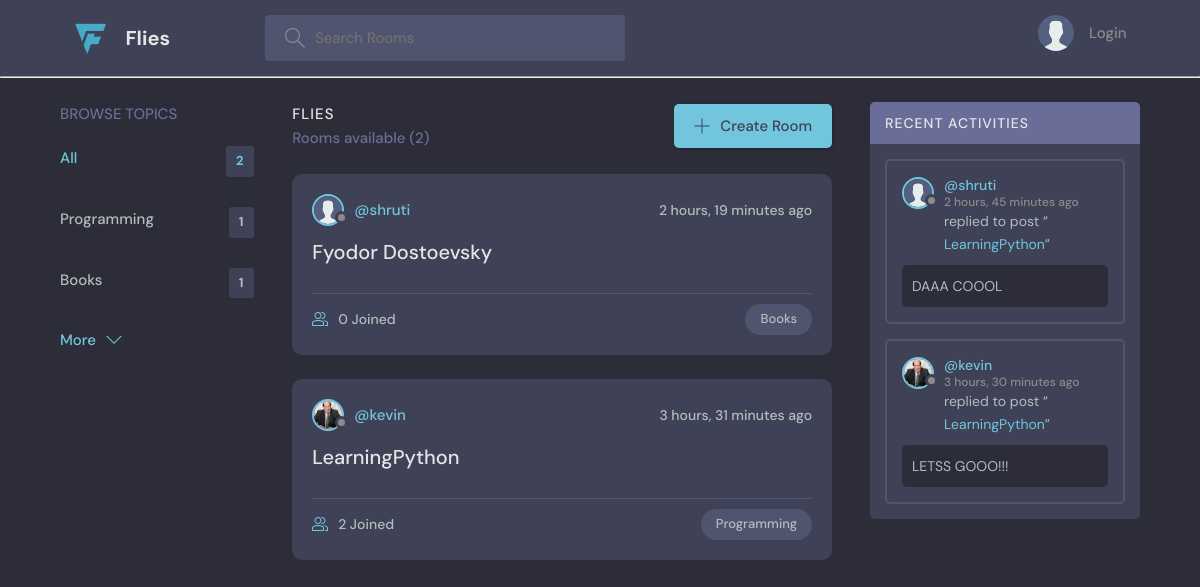
The page / on the database its author committed.
### core/models.py (models this page shows, shortened)
class Topic(models.Model):
    name = models.CharField(max_length = 200)

class Room(models.Model):
    host = models.ForeignKey(User, on_delete=models.SET_NULL, null=True)
    topic = models.ForeignKey(Topic, on_delete=models.SET_NULL, null=True)
    name = models.CharField(max_length=200)
    description = models.TextField(null=True, blank=True)
    members = models.ManyToManyField(User,related_name="members",blank=True)
    updated = models.DateTimeField(auto_now=True)
    created = models.DateTimeField(auto_now_add=True)
    class Meta:
        ordering = ['-updated','-created']
    def __str__(self):
        return self.name

class User(AbstractUser):
    name = models.CharField(max_length=50,null=True)
    email = models.EmailField(unique=True)
    bio = models.TextField(null=True)
    avatar = models.ImageField(null=True,default="avatar.svg")
    USERNAME_FIELD = 'email'
    REQUIRED_FIELDS= []

class Message(models.Model):
    user = models.ForeignKey(User, on_delete=models.CASCADE)
    room = models.ForeignKey(Room, on_delete=models.CASCADE)
    body = models.TextField()
    updated = models.DateTimeField(auto_now=True)
    created = models.DateTimeField(auto_now_add=True)
    class Meta:
        ordering = ['-updated','-created']
    def __str__(self):
        return self.body[0:50]

### core/views.py (the view)
# urls.py: path('', views.home, name='home'),
def home(request):
    q = request.GET.get('q') if request.GET.get('q') != None else ''
    rooms = Room.objects.filter(
        Q(topic__name__icontains=q) |
        Q(name__icontains = q) |
        Q(description__icontains=q)
        )
    topics = Topic.objects.all()[0:4]
    roomCount = rooms.count()
    grpmessages = Message.objects.filter(Q(room__topic__name__icontains=q))[0:4]
    context={'rooms':rooms,'topics':topics,'roomCount':roomCount,'grpmessages':grpmessages}
    return render(request,'core/home.html',context)

### core/templates/core/home.html (shortened to what this page needs)
{% extends 'base.html' %}
{% block content %}
<main class="layout layout--3">
  <div class="container">
    {% include 'core/topicsElement.html' %}
    <div class="roomList">
      <div class="roomList__header">
        <div>
          <h2>Flies</h2>
          <p>Rooms available ({{roomCount}})</p>
        </div>
        <a class="btn btn--main" href="{% url 'create-room' %}">
          <svg
            version="1.1"
            xmlns="http://www.w3.org/2000/svg"
            width="32"
            height="32"
            viewBox="0 0 32 32"
          >
            <title>add</title>
            <path
              d="M16.943 0.943h-1.885v14.115h-14.115v1.885h14.115v14.115h1.885v-14.115h14.115v-1.885h-14.115v-14.115z"
            ></path>
          </svg>
          Create Room
        </a>
      </div>
      {% include 'core/feedElement.html' %}
    </div>
    {% include 'core/activity.html' %}
  </div>
</main>
{% endblock %}

### core/templates/core/topicsElement.html
<div class="topics">
    <div class="topics__header">
      <h2>Browse Topics</h2>
    </div>
    <ul class="topics__list">
      <li>
        <a href="{% url 'home' %}" class="active">All <span>{{roomCount}}</span></a>
      </li>
      {% for topic in topics %}
      <li>
        <a href="{% url 'home' %}?q={{topic.name}}">{{topic.name}} <span>{{topic.room_set.all.count}}</span></a>
      </li>
      {% endfor %}
    </ul>
    <a class="btn btn--link" href="{% url 'topics' %}">
      More
      <svg
        version="1.1"
        xmlns="http://www.w3.org/2000/svg"
        width="32"
        height="32"
        viewBox="0 0 32 32"
      >
        <title>chevron-down</title>
        <path d="M16 21l-13-13h-3l16 16 16-16h-3l-13 13z"></path>
      </svg>
    </a>
  </div>

### core/templates/core/feedElement.html (shortened to what this page needs)
{% for room in rooms %}
<div class="roomListRoom">
    <div class="roomListRoom__header">
      <a href="{% url 'profile' room.host.id %}" class="roomListRoom__author">
        <div class="avatar avatar--small">
          <img src="{{room.host.avatar.url}}" />
        </div>
        <span>@{{room.host.username}}</span>
      </a>
      <div class="roomListRoom__actions">
        <span>{{room.created|timesince}} ago</span>
      </div>
    </div>
    <div class="roomListRoom__content">
      <a href="{% url 'room' room.id %}">{{room}}</a>
    </div>
    <div class="roomListRoom__meta">
      <a href="{% url 'room' room.id %}" class="roomListRoom__joined">
        {{room.members.all.count}} Joined
      </a>
      <p class="roomListRoom__topic">{{room.topic.name}}</p>
    </div>
</div>
{% endfor %}

### core/templates/core/activity.html
<div class="activities">
    <div class="activities__header">
      <h2>Recent Activities</h2>
    </div>
    {% for message in grpmessages %}
    {% if request.user != message.user %}
    <div class="activities__box">
      <div class="activities__boxHeader roomListRoom__header">
        <a href="{% url 'profile' message.user.id %}" class="roomListRoom__author">
          <div class="avatar avatar--small">
            <img src="{{message.user.avatar.url}}" />
          </div>
          <p>
            @{{message.user.username}}
            <span>{{message.created|timesince}} ago</span>
          </p>
        </a>
      </div>
      <div class="activities__boxContent">
        <p>
          replied to post “<a href="{% url 'room' message.room.id %}">{{message.room}}</a
          >”
        </p>
        <div class="activities__boxRoomContent">
            {{message}}
        </div>
      </div>
    </div>
    {% endif %}
    {% endfor %}
  </div>

### rows shown on the page
Topic: name "Programming", room_set.all.count "1"
Topic: name "Books", room_set.all.count "1"
Room: host.avatar (placeholder picture), host.username "shruti", created "2 hours, 19 minutes", name "Fyodor Dostoevsky", members.all.count "0", topic.name "Books"
Room: host.avatar (picture), host.username "kevin", created "3 hours, 31 minutes", name "LearningPython", members.all.count "2", topic.name "Programming"
Message: user.avatar (placeholder picture), user.username "shruti", created "2 hours, 45 minutes", room "LearningPython", body "DAAA COOOL"
Message: user.avatar (picture), user.username "kevin", created "3 hours, 30 minutes", room "LearningPython", body "LETSS GOOO!!!"

### other values the page prints
{{ roomCount }} "2"
